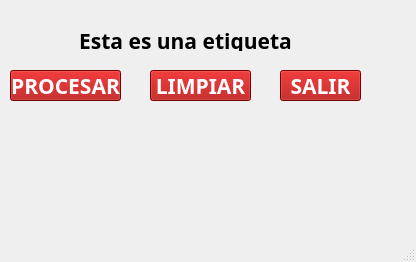
<?xml version="1.0" encoding="UTF-8"?>
<ui version="4.0">
 <class>MainWindow</class>
 <widget class="QMainWindow" name="MainWindow">
  <property name="geometry">
   <rect>
    <x>0</x>
    <y>0</y>
    <width>416</width>
    <height>262</height>
   </rect>
  </property>
  <property name="windowTitle">
   <string>MainWindow</string>
  </property>
  <widget class="QWidget" name="centralwidget">
   <widget class="QLabel" name="lblTexto">
    <property name="geometry">
     <rect>
      <x>10</x>
      <y>30</y>
      <width>351</width>
      <height>21</height>
     </rect>
    </property>
    <property name="font">
     <font>
      <family>Agency FB</family>
      <pointsize>16</pointsize>
      <weight>75</weight>
      <bold>true</bold>
     </font>
    </property>
    <property name="text">
     <string>Esta es una etiqueta</string>
    </property>
    <property name="alignment">
     <set>Qt::AlignCenter</set>
    </property>
   </widget>
   <widget class="QPushButton" name="btnProcesar">
    <property name="geometry">
     <rect>
      <x>10</x>
      <y>70</y>
      <width>111</width>
      <height>31</height>
     </rect>
    </property>
    <property name="font">
     <font>
      <family>Agency FB</family>
      <pointsize>16</pointsize>
      <weight>75</weight>
      <bold>true</bold>
     </font>
    </property>
    <property name="styleSheet">
     <string notr="true">background-color: rgb(170, 0, 0);
color: rgb(255, 255, 255)</string>
    </property>
    <property name="text">
     <string>PROCESAR</string>
    </property>
   </widget>
   <widget class="QPushButton" name="btnLimpiar">
    <property name="geometry">
     <rect>
      <x>150</x>
      <y>70</y>
      <width>101</width>
      <height>31</height>
     </rect>
    </property>
    <property name="font">
     <font>
      <family>Agency FB</family>
      <pointsize>16</pointsize>
      <weight>75</weight>
      <bold>true</bold>
     </font>
    </property>
    <property name="styleSheet">
     <string notr="true">background-color:rgb(170, 0, 0);
color:rgb(255, 255, 255)</string>
    </property>
    <property name="text">
     <string>LIMPIAR</string>
    </property>
   </widget>
   <widget class="QPushButton" name="btnSalir">
    <property name="geometry">
     <rect>
      <x>280</x>
      <y>70</y>
      <width>81</width>
      <height>31</height>
     </rect>
    </property>
    <property name="font">
     <font>
      <family>Agency FB</family>
      <pointsize>16</pointsize>
      <weight>75</weight>
      <bold>true</bold>
     </font>
    </property>
    <property name="styleSheet">
     <string notr="true">background-color: rgb(170, 0, 0);
color: rgb(255, 255, 255)</string>
    </property>
    <property name="text">
     <string>SALIR</string>
    </property>
   </widget>
   <widget class="QLabel" name="label">
    <property name="geometry">
     <rect>
      <x>170</x>
      <y>120</y>
      <width>71</width>
      <height>71</height>
     </rect>
    </property>
    <property name="text">
     <string/>
    </property>
    <property name="pixmap">
     <pixmap>logo_qt.png</pixmap>
    </property>
    <property name="scaledContents">
     <bool>true</bool>
    </property>
   </widget>
  </widget>
  <widget class="QMenuBar" name="menubar">
   <property name="geometry">
    <rect>
     <x>0</x>
     <y>0</y>
     <width>416</width>
     <height>21</height>
    </rect>
   </property>
  </widget>
  <widget class="QStatusBar" name="statusbar"/>
 </widget>
 <resources/>
 <connections/>
</ui>
